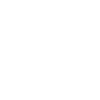
Frame 1 (no input)
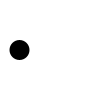
Frame 60 (the mouse pressed at the canvas centre just before this capture)
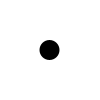
Frame 120 (the mouse held since frame 60 and released just before this capture)

The Processing sketch that drew these frames (run headless with seeded random() and noise(); from frame 60 on, the mouse is pressed at the canvas centre):

// Processing sketch: sketch_20_2
// ── sketch_20_2.pde
//Move a shape from left to right across the screen. When it moves off the right edge, 
// return it to the left.

float x = -10.0;

void setup() {
  fill(0);
  noStroke();
}

void draw() {
  background(255); // stops ellipses from building up
  frameRate(60);
  ellipse(x,50, 20, 20);
  x += 0.5; //ellipse moves from left to right
  if (x>110){
    x=0;
  } //ellipse returns to the left of the screen
}
